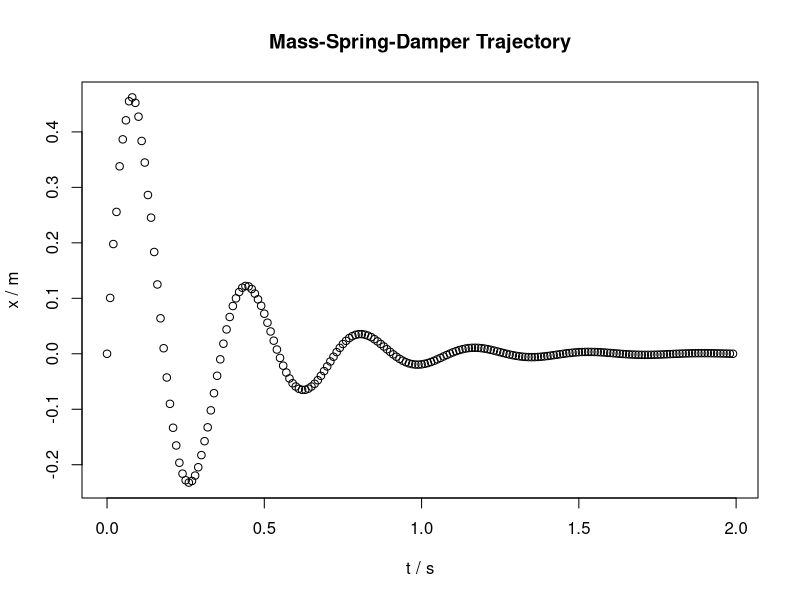

Recreate this plot in R.
Data1 <- read.csv("last_trajectory.csv", sep = ",", dec = ".")

subtitle <- ""

pdf("plot.pdf", 10.0, 6.18)

plot(Data1$t, Data1$x2,
          main="Mass-Spring-Damper Trajectory",
          xlab="t / s",
          ylab="x / m",
          sub=subtitle)

#abline(regmodel, col="red")

